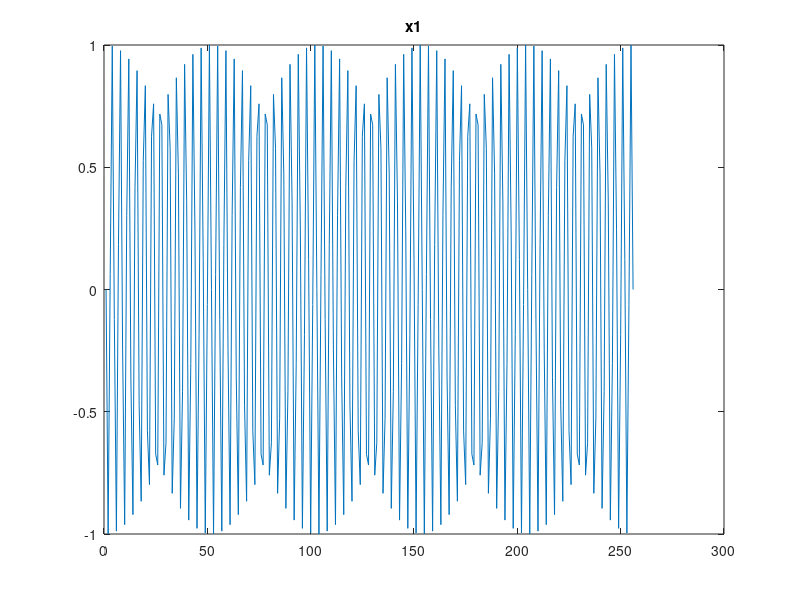

This chart was generated by the following MATLAB code: (Note: this script raises an error after producing the figure.)
clc; clear; close all;

fs = 16000;

t = linspace(0,1,256);

x1 = sin(2*pi*fs*t);
figure;plot(x1);title('x1');
figure;specgram(x1);title('x1');caxis([-80 20])

x2 = zeros(1,256);
x2(1:160) = x1(1:160);

figure;plot(x2);title('x2');
figure;specgram(x2);title('x2');caxis([-80 20])